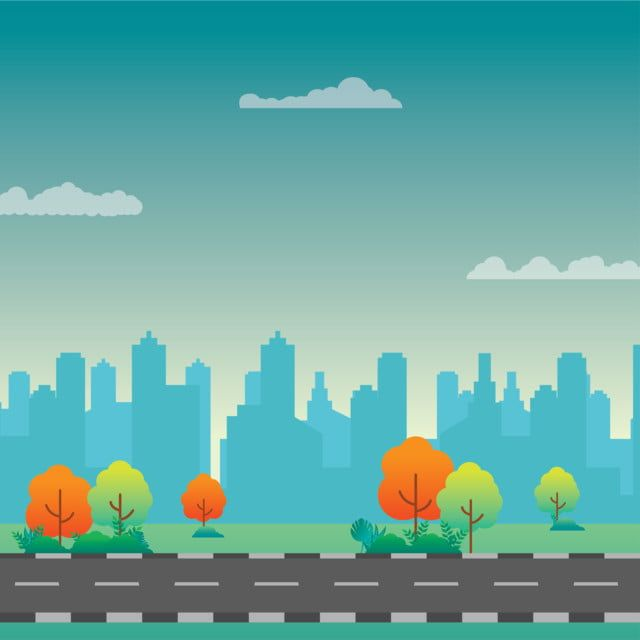
#> input picture Filter.jpg, 640 x 640 px
$ python Ideal_Lowpass_Filter.py
#> lines starting #> are read from the running program, lines starting #| are printed output that depends on the picture
import numpy as np
from scipy import fftpack
import matplotlib.pyplot as plt

def ideal_lowpass_filter(image, radius):
    f = fftpack.fft2(image)

    fshift = fftpack.fftshift(f)

    rows, cols = image.shape
    center_row, center_col = rows // 2, cols // 2
    y, x = np.ogrid[-center_row:rows - center_row, -center_col:cols - center_col]
    mask = x * x + y * y <= radius * radius

    fshift[mask] = 0

    f_ishift = fftpack.ifftshift(fshift)

    image_filtered = fftpack.ifft2(f_ishift)

    image_filtered = np.real(image_filtered)

    return image_filtered

image = plt.imread("Filter.jpg")
#> image is the input picture: shape (640, 640, 3); mean R, G, B 105.2, 169.8, 163.1
gray_image = np.mean(image, axis=2)
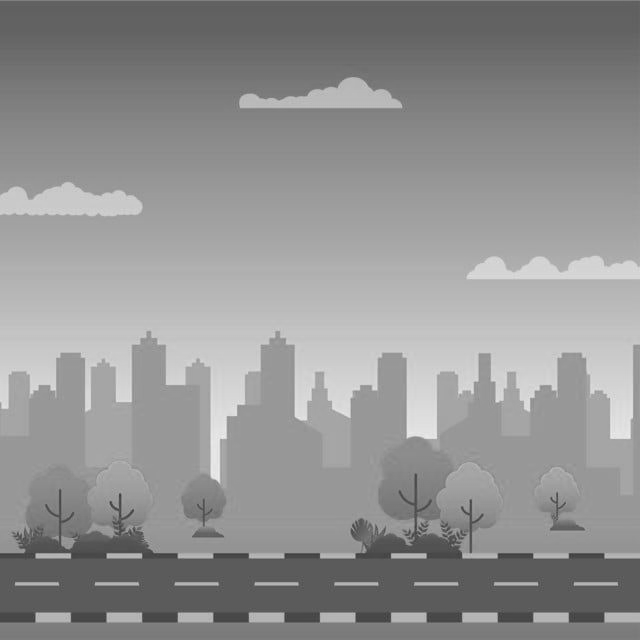
#> gray_image: shape (640, 640) float64; min 57.33, max 238.7, mean 146
filtered_image = ideal_lowpass_filter(gray_image, radius=30)
#> in ideal_lowpass_filter, `image_filtered = np.real(image_filtered)`:
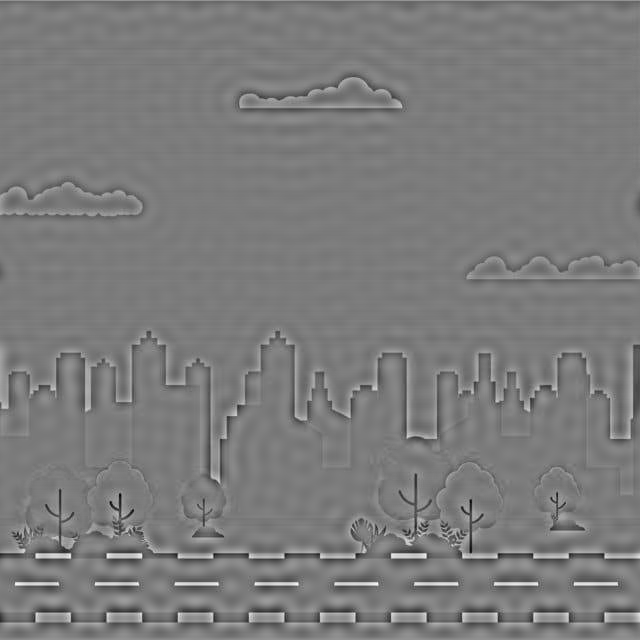
#> image_filtered: shape (640, 640) float64; min -82.35, max 87.36, mean 0; drawn with min black and max white
plt.imshow(filtered_image, cmap="gray")
plt.show()
